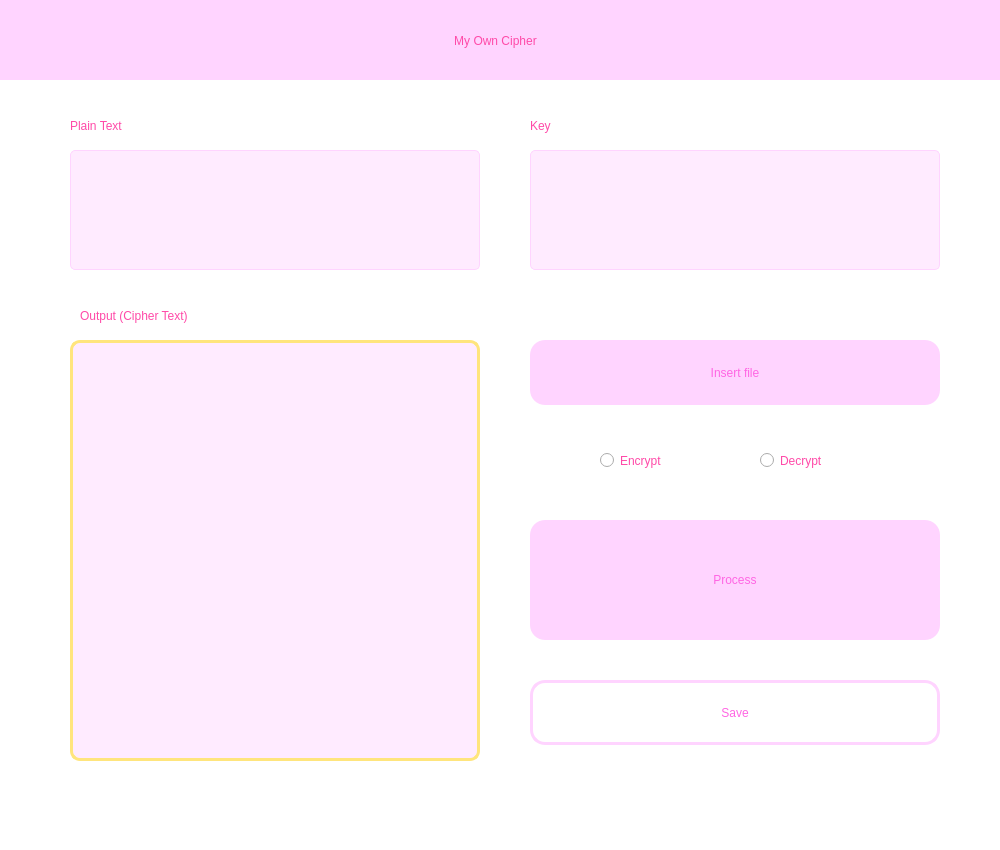
<?xml version="1.0" encoding="UTF-8"?>
<ui version="4.0">
 <class>MainWindow</class>
 <widget class="QMainWindow" name="MainWindow">
  <property name="geometry">
   <rect>
    <x>0</x>
    <y>0</y>
    <width>1000</width>
    <height>850</height>
   </rect>
  </property>
  <property name="windowTitle">
   <string>MainWindow</string>
  </property>
  <property name="styleSheet">
   <string notr="true">background-color: #ffffff</string>
  </property>
  <widget class="QWidget" name="centralwidget">
   <widget class="QPlainTextEdit" name="outputTB">
    <property name="geometry">
     <rect>
      <x>70</x>
      <y>340</y>
      <width>410</width>
      <height>421</height>
     </rect>
    </property>
    <property name="styleSheet">
     <string notr="true">QPlainTextEdit{
	border: 3px solid #ffe57d;
	border-radius: 10px; 
	color: #ac6e23;
	background-color: #ffebff;
	padding: 10px;
	font: 14pt &quot;MS Shell Dlg 2&quot;;
}
</string>
    </property>
    <property name="plainText">
     <string/>
    </property>
   </widget>
   <widget class="QLabel" name="label_3">
    <property name="geometry">
     <rect>
      <x>80</x>
      <y>300</y>
      <width>251</width>
      <height>31</height>
     </rect>
    </property>
    <property name="styleSheet">
     <string notr="true">color: #ff4aa8;
font: 550 14pt &quot;MS Shell Dlg 2&quot;;</string>
    </property>
    <property name="text">
     <string>Output (Cipher Text)</string>
    </property>
   </widget>
   <widget class="QWidget" name="widget" native="true">
    <property name="geometry">
     <rect>
      <x>0</x>
      <y>0</y>
      <width>1000</width>
      <height>80</height>
     </rect>
    </property>
    <property name="styleSheet">
     <string notr="true">QWidget{
	background-color: #ffd4ff;
}
</string>
    </property>
    <widget class="QLabel" name="label">
     <property name="geometry">
      <rect>
       <x>280</x>
       <y>20</y>
       <width>431</width>
       <height>41</height>
      </rect>
     </property>
     <property name="styleSheet">
      <string notr="true">color: #ff4aa8;
font: 500 18pt &quot;MS Shell Dlg 2&quot;;</string>
     </property>
     <property name="text">
      <string>My Own Cipher</string>
     </property>
     <property name="alignment">
      <set>Qt::AlignCenter</set>
     </property>
    </widget>
   </widget>
   <widget class="QPlainTextEdit" name="textInput">
    <property name="geometry">
     <rect>
      <x>70</x>
      <y>150</y>
      <width>410</width>
      <height>120</height>
     </rect>
    </property>
    <property name="styleSheet">
     <string notr="true">QPlainTextEdit{
	font: 10pt &quot;MS Shell Dlg 2&quot;;
	border: 1px solid #ffd4ff;
	color: #ac6e23;
	background-color: #ffebff;
	border-radius: 5px; 
	padding: 10px;
}

QPlainTextEdit:hover {
	border: 3px solid #ffe57d;
}
</string>
    </property>
    <property name="plainText">
     <string/>
    </property>
   </widget>
   <widget class="QPushButton" name="inputBut">
    <property name="geometry">
     <rect>
      <x>530</x>
      <y>340</y>
      <width>410</width>
      <height>65</height>
     </rect>
    </property>
    <property name="autoFillBackground">
     <bool>false</bool>
    </property>
    <property name="styleSheet">
     <string notr="true">QPushButton {
	font: 500 12pt &quot;MS Shell Dlg 2&quot;;
	border: #ac6e23;
	border-left 2px solid transparent;
	border-radius: 15px; 
	background-color: #ffd4ff;
	color: #ff66e3;
}

QPushButton:hover {
	background-color: #ffa5ea;
}

QPushButton:pressed {
	background-color: #ff4aa8;
	color: #ffffff;
}
</string>
    </property>
    <property name="text">
     <string>Insert file</string>
    </property>
   </widget>
   <widget class="QLabel" name="label_2">
    <property name="geometry">
     <rect>
      <x>70</x>
      <y>110</y>
      <width>131</width>
      <height>31</height>
     </rect>
    </property>
    <property name="styleSheet">
     <string notr="true">color: #ff4aa8;
font: 550 14pt &quot;MS Shell Dlg 2&quot;;</string>
    </property>
    <property name="text">
     <string>Plain Text</string>
    </property>
   </widget>
   <widget class="QPushButton" name="cryptBut">
    <property name="geometry">
     <rect>
      <x>530</x>
      <y>520</y>
      <width>410</width>
      <height>120</height>
     </rect>
    </property>
    <property name="styleSheet">
     <string notr="true">QPushButton {
	font: 500 20pt &quot;MS Shell Dlg 2&quot;;
	border: none;
	border-left 2px solid transparent;
	border-radius: 15px; 
	background-color: #ffd4ff;
	color: #ff66e3;
}

QPushButton:hover {
	background-color: #ffa5ea;
}

QPushButton:pressed {
	background-color: #ff4aa8;
	color: #fff;
}
</string>
    </property>
    <property name="text">
     <string>Process</string>
    </property>
   </widget>
   <widget class="QLabel" name="label_4">
    <property name="geometry">
     <rect>
      <x>530</x>
      <y>110</y>
      <width>121</width>
      <height>31</height>
     </rect>
    </property>
    <property name="styleSheet">
     <string notr="true">color: #ff4aa8;
font: 550 14pt &quot;MS Shell Dlg 2&quot;;</string>
    </property>
    <property name="text">
     <string>Key</string>
    </property>
   </widget>
   <widget class="QPlainTextEdit" name="keyInput">
    <property name="geometry">
     <rect>
      <x>530</x>
      <y>150</y>
      <width>410</width>
      <height>120</height>
     </rect>
    </property>
    <property name="styleSheet">
     <string notr="true">QPlainTextEdit{
	font: 10pt &quot;MS Shell Dlg 2&quot;;
	border: 1px solid #ffd4ff;
	color: #ac6e23;
	background-color: #ffebff;
	border-radius: 5px; 
	padding: 10px;
}

QPlainTextEdit:hover {
	border: 3px solid #ffe57d;
}
</string>
    </property>
    <property name="plainText">
     <string/>
    </property>
   </widget>
   <widget class="QPushButton" name="enigmaBut">
    <property name="geometry">
     <rect>
      <x>530</x>
      <y>680</y>
      <width>410</width>
      <height>65</height>
     </rect>
    </property>
    <property name="styleSheet">
     <string notr="true">QPushButton {
	font: 700 11pt &quot;MS Shell Dlg 2&quot;;
	border: none;
	border-left 2px solid transparent;
	border-radius: 15px; 
	background-color: #ffffff;
	border: 3px solid #ffd4ff;
	color: #ff66e3;
}

QPushButton:hover {
	background-color: #ffa5ea;
	border: none;
}

QPushButton:pressed {
	background-color: #ff4aa8;
	color: #fff;
}

</string>
    </property>
    <property name="text">
     <string>Save</string>
    </property>
   </widget>
   <widget class="QRadioButton" name="radioButton">
    <property name="geometry">
     <rect>
      <x>600</x>
      <y>440</y>
      <width>111</width>
      <height>41</height>
     </rect>
    </property>
    <property name="styleSheet">
     <string notr="true">color: #ff4aa8;
font: 500 11pt &quot;MS Shell Dlg 2&quot;;</string>
    </property>
    <property name="text">
     <string>Encrypt</string>
    </property>
   </widget>
   <widget class="QRadioButton" name="radioButton_2">
    <property name="geometry">
     <rect>
      <x>760</x>
      <y>440</y>
      <width>111</width>
      <height>41</height>
     </rect>
    </property>
    <property name="styleSheet">
     <string notr="true">color: #ff4aa8;
font: 500 11pt &quot;MS Shell Dlg 2&quot;;</string>
    </property>
    <property name="text">
     <string>Decrypt</string>
    </property>
   </widget>
  </widget>
  <widget class="QMenuBar" name="menubar">
   <property name="geometry">
    <rect>
     <x>0</x>
     <y>0</y>
     <width>1000</width>
     <height>26</height>
    </rect>
   </property>
  </widget>
  <widget class="QStatusBar" name="statusbar"/>
 </widget>
 <resources/>
 <connections/>
</ui>
